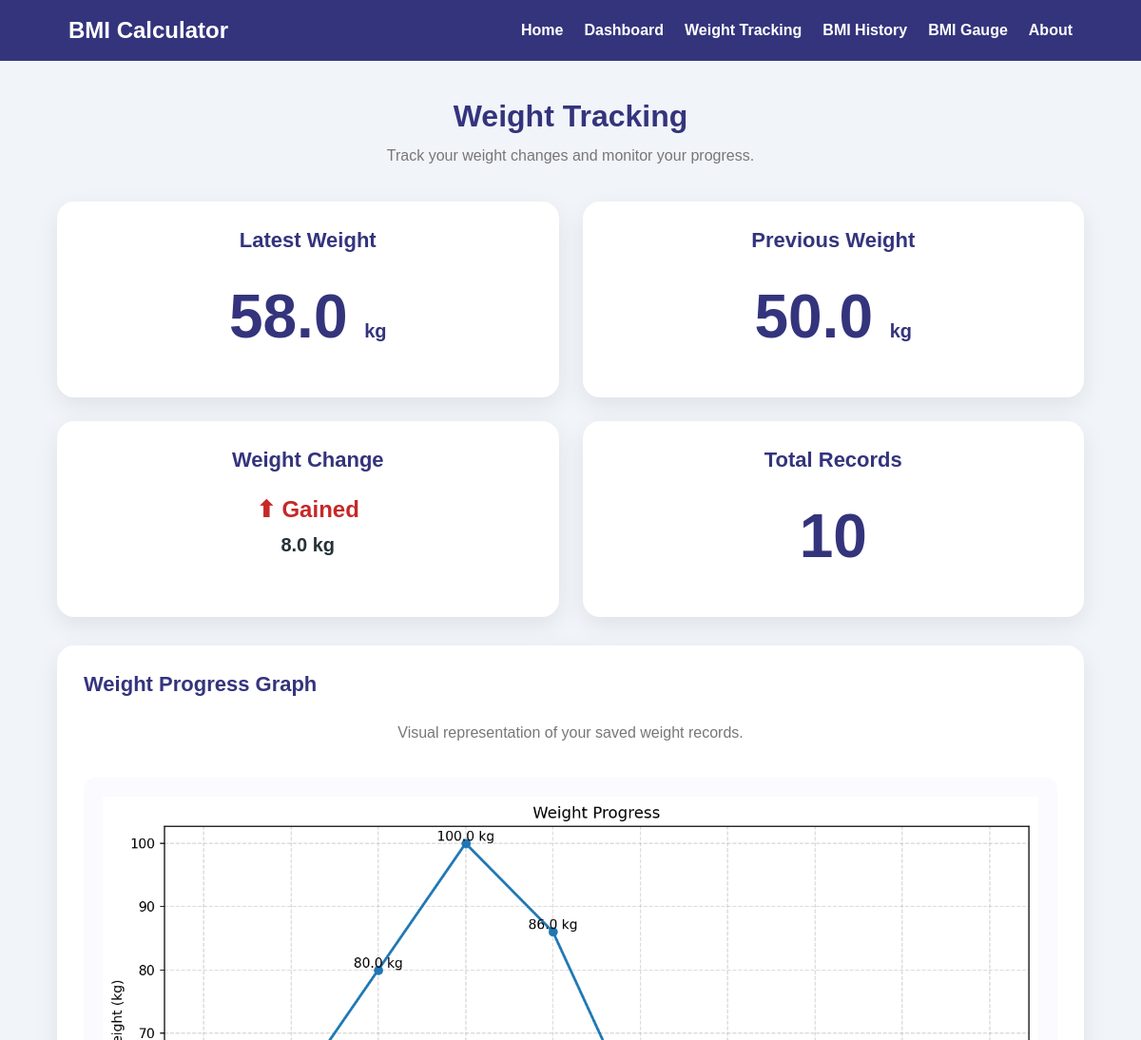
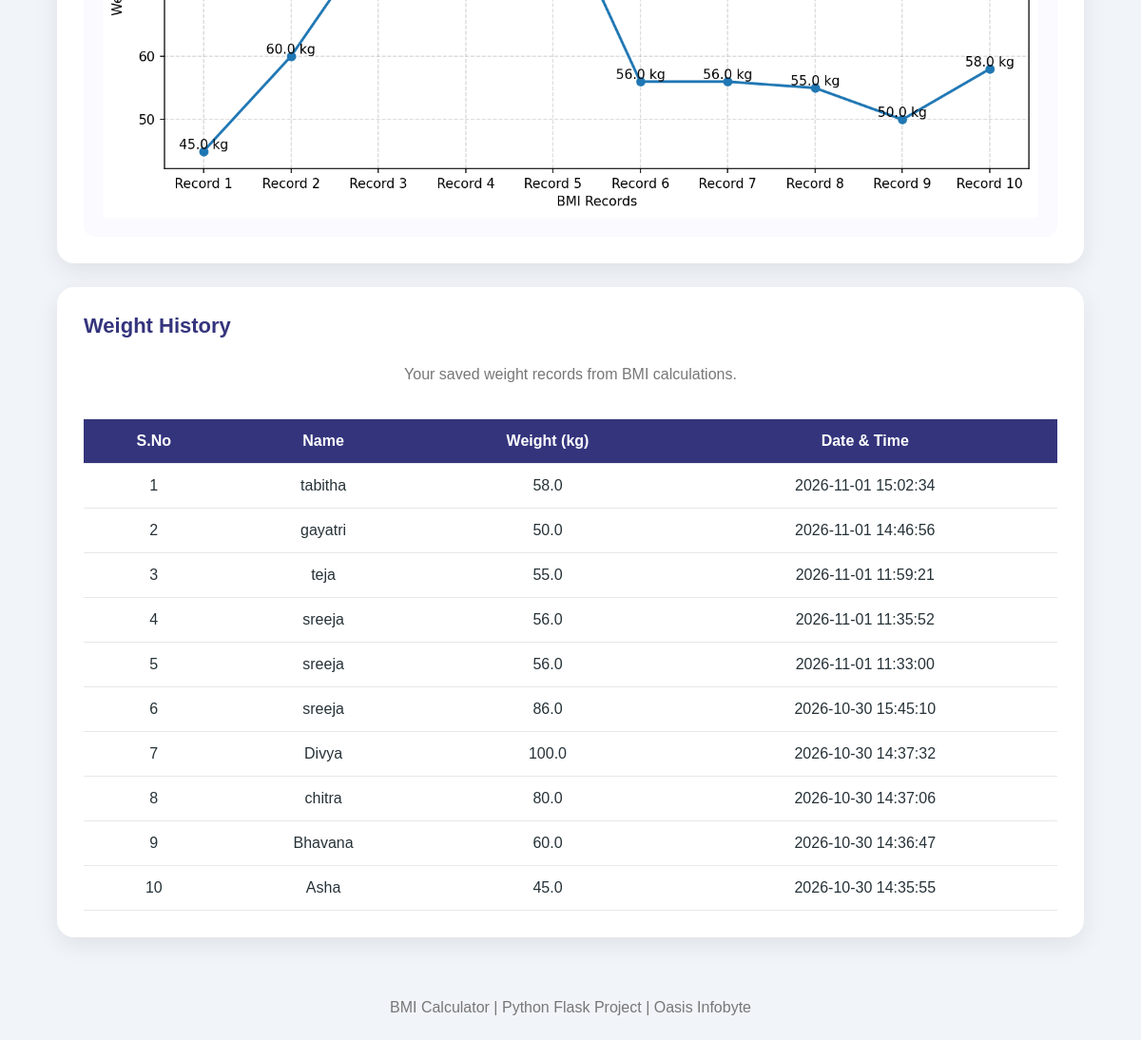
The app's page /weight-tracker with its own data (2 pictures, top to bottom).
### tables this page shows
CREATE TABLE bmi_records (
            id INTEGER PRIMARY KEY AUTOINCREMENT,
            weight REAL,
            height REAL,
            bmi REAL,
            category TEXT,
            date TEXT
        , name TEXT, age INTEGER
                DEFAULT 18, gender TEXT
                DEFAULT 'Other', age_group TEXT);

### app.py (the view)
@app.route("/weight-tracker")
def weight_tracker():
    records = get_weight_history()
    latest_weight = None
    previous_weight = None
    weight_difference = None
    if records:
        latest_weight = records[-1]["weight"]
        if len(records) >= 2:
            previous_weight = records[-2]["weight"]
            weight_difference = round(
                latest_weight -
                previous_weight,
                2
            )
    return render_template(
        "weight_tracker.html",
        records=records,
        latest_weight=latest_weight,
        previous_weight=previous_weight,
        weight_difference=weight_difference
    )

### database.py (called while the page is built)
def get_connection():
    connection = sqlite3.connect(DATABASE_PATH)
    connection.row_factory = sqlite3.Row
    return connection

def get_weight_history():
    with get_connection() as connection:
        cursor = connection.cursor()
        cursor.execute("""
            SELECT

                id,
                name,
                weight,
                date

            FROM bmi_records

            ORDER BY id ASC
        """)
        return cursor.fetchall()

### templates/weight_tracker.html (shortened to what this page needs)
<!DOCTYPE html>
<html lang="en">
<head>
    <link
        rel="stylesheet"
        href="{{ url_for('static', filename='css/style.css') }}"
    >
</head>
<body>
<nav class="navbar">
    <h2>BMI Calculator</h2>
    <div class="nav-links">
        <a href="{{ url_for('index') }}">Home</a>
        <a href="{{ url_for('dashboard') }}">Dashboard</a>
        <a href="{{ url_for('weight_tracker') }}">
            Weight Tracking
        </a>
        <a href="{{ url_for('history') }}">
            BMI History
        </a>
        <a href="{{ url_for('show_graph') }}">
            BMI Gauge
        </a>
        <a href="{{ url_for('about') }}">
            About
        </a>
    </div>
</nav>
<div class="container">
    <h1 class="page-title">
        Weight Tracking
    </h1>
    <p class="subtitle">
        Track your weight changes and monitor your progress.
    </p>
    {% if records %}
    <div class="dashboard-grid">
        <div class="card weight-summary-card">
            <h2>Latest Weight</h2>
            <div class="bmi-number">
                {{ "%.1f"|format(latest_weight) }}
                <span style="font-size: 20px;">
                    kg
                </span>
            </div>
        </div>
        <div class="card weight-summary-card">
            <h2>Previous Weight</h2>
            {% if previous_weight is not none %}
                <div class="bmi-number">
                    {{ "%.1f"|format(previous_weight) }}
                    <span style="font-size: 20px;">
                        kg
                    </span>
                </div>
            {% else %}
                <p class="empty-message">
                    Add one more BMI record to compare your weight.
                </p>
            {% endif %}
        </div>
        <div class="card weight-summary-card">
            <h2>Weight Change</h2>
            {% if weight_difference is not none %}
                {% if weight_difference > 0 %}
                    <div class="weight-change gained">
                        ⬆ Gained
                    </div>
                {% elif weight_difference < 0 %}
                    <div class="weight-change lost">
                        ⬇ Lost
                    </div>
                {% else %}
                    <div class="weight-change no-change">
                        ➖ No Change
                    </div>
                {% endif %}
                <p class="weight-difference">
                    {{ "%.1f"|format(weight_difference|abs) }} kg
                </p>
            {% else %}
                <p class="empty-message">
                    No comparison available yet.
                </p>
            {% endif %}
        </div>
        <div class="card weight-summary-card">
            <h2>Total Records</h2>
            <div class="bmi-number">
                {{ records|length }}
            </div>
        </div>
    </div>
    <div class="card weight-graph-card">
        <h2>Weight Progress Graph</h2>
        <p class="subtitle">
            Visual representation of your saved weight records.
        </p>
        <div class="weight-graph-container">
            <img
                src="{{ url_for('weight_graph_image') }}"
                alt="Weight Progress Graph"
                class="weight-graph-image"
            >
        </div>
    </div>
    <div class="card weight-history-card">
        <h2>Weight History</h2>
        <p class="subtitle">
            Your saved weight records from BMI calculations.
        </p>
        <div class="table-wrapper">
            <table>
                <thead>
                    <tr>
                        <th>S.No</th>
                        <th>Name</th>
                        <th>Weight (kg)</th>
                        <th>Date & Time</th>
                    </tr>
                </thead>
                <tbody>
                    {% for record in records|reverse %}
                    <tr>
                        <td>
                            {{ loop.index }}
                        </td>
                        <td>
                            {{ record['name'] }}
                        </td>
                        <td>
                            {{ "%.1f"|format(record['weight']) }}
                        </td>
                        <td>
                            {{ record['date'] }}
                        </td>
                    </tr>
                    {% endfor %}
                </tbody>
            </table>
        </div>
    </div>
    {% endif %}
</div>
<footer>
    <p>
        BMI Calculator | Python Flask Project | Oasis Infobyte
    </p>
</footer>
</body>
</html>

### static/css/style.css (style rules this page uses)
* { margin: 0; padding: 0; box-sizing: border-box; font-family: Arial, sans-serif; }
body { background: #f1f4f9; color: #263238; min-height: 100vh; display: flex; flex-direction: column; }
.navbar { background: #34347d; padding: 18px 6%; display: flex; justify-content: space-between; align-items: center; gap: 20px; flex-wrap: wrap; }
.navbar h2 { color: white; font-size: 24px; }
.nav-links { display: flex; align-items: center; justify-content: center; gap: 22px; flex-wrap: wrap; }
.nav-links a { color: white; text-decoration: none; font-weight: bold; transition: 0.3s; }
.container { width: 100%; max-width: 1400px; margin: 0 auto; padding: 40px 5%; flex: 1; }
.page-title { text-align: center; color: #34347d; font-size: 32px; margin-bottom: 10px; }
.subtitle { text-align: center; color: #777; margin-bottom: 35px; font-size: 16px; line-height: 1.6; }
.dashboard-grid { display: grid; grid-template-columns: repeat(2, minmax(0, 1fr)); gap: 25px; align-items: stretch; }
.card { background: white; border-radius: 18px; padding: 28px; box-shadow: 0 8px 25px rgba(0, 0, 0, 0.08); min-width: 0; transition: transform 0.3s ease, box-shadow 0.3s ease; }
.card h2 { color: #34347d; margin-bottom: 25px; font-size: 22px; }
.bmi-number { font-size: 64px; font-weight: bold; color: #34347d; margin: 30px 0 20px; }
.table-wrapper { width: 100%; overflow-x: auto; }
table { width: 100%; border-collapse: collapse; min-width: 900px; }
th, td { padding: 14px; text-align: center; border-bottom: 1px solid #e8e8e8; }
th { background: #34347d; color: white; }
.weight-summary-card { text-align: center; }
.weight-change { font-size: 24px; font-weight: bold; margin-top: 20px; }
.weight-change.gained { color: #c62828; }
.weight-difference { margin-top: 12px; font-size: 20px; font-weight: bold; }
.weight-history-card { margin-top: 25px; }
.weight-graph-card { margin-top: 30px; }
.weight-graph-container { width: 100%; padding: 20px; background: #fafaff; border-radius: 12px; overflow-x: auto; }
.weight-graph-image { display: block; width: 100%; max-width: 1000px; height: auto; margin: 0 auto; }
footer { text-align: center; padding: 25px; color: #777; }

### records on screen
bmi_records: weight "58.0", name "tabitha", date "2026-11-01 15:02:34"
bmi_records: weight "50.0", name "gayatri", date "2026-11-01 14:46:56"
bmi_records: name "teja", weight "55.0", date "2026-11-01 11:59:21"
bmi_records: name "sreeja", weight "56.0", date "2026-11-01 11:35:52"
bmi_records: name "sreeja", weight "56.0", date "2026-11-01 11:33:00"
bmi_records: name "sreeja", weight "86.0", date "2026-10-30 15:45:10"
bmi_records: name "Divya", weight "100.0", date "2026-10-30 14:37:32"
bmi_records: name "chitra", weight "80.0", date "2026-10-30 14:37:06"
bmi_records: name "Bhavana", weight "60.0", date "2026-10-30 14:36:47"
bmi_records: name "Asha", weight "45.0", date "2026-10-30 14:35:55"

### other values on screen
{{ "%.1f"|format(weight_difference|abs) }} "8.0"
{{ records|length }} "10"
